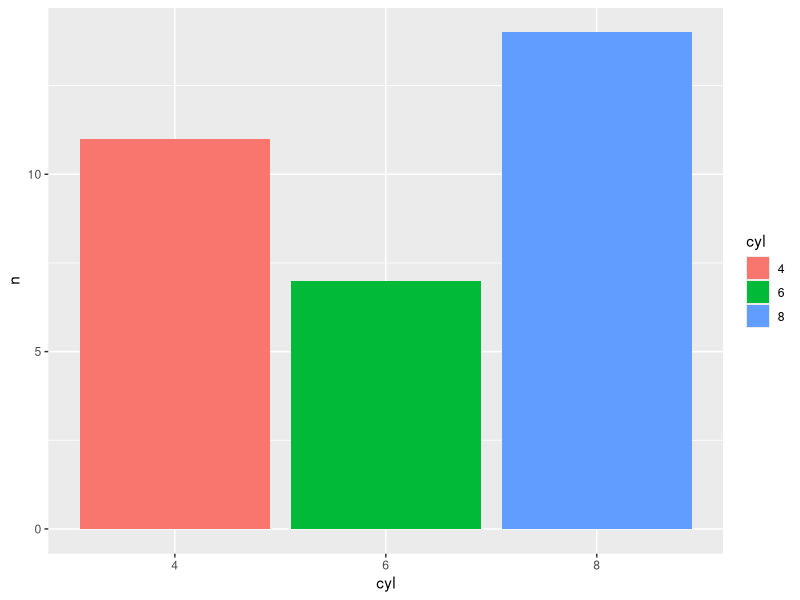

Write R code to recreate this figure. (Note: this script raises an error after producing the figure.)
library(ggplot2)
library(dplyr)
library(tidyr)
library(tibble)

scale_color_brand <- function(palette = "qual", brand_palettes = palettes(), reverse = FALSE, ...) {
  pal <- switch(palette,
                qual = brand_palettes$qualitative,
                seq1 = brand_palettes$sequential1,
                seq2 = brand_palettes$sequential2,
                seq3 = brand_palettes$sequential3,
                div  = brand_palettes$diverging,
                stop("Invalid palette name"))
  if (reverse) pal <- rev(pal)
  if (palette == "qual") {
    scale_color_manual(values = pal, ...)
  } else {
    scale_color_gradientn(colors = pal, ...)
  }
}

scale_fill_brand <- function(palette = "qual", brand_palettes = palettes(), reverse = FALSE, ...) {
  pal <- switch(palette,
                qual = brand_palettes$qualitative,
                seq1 = brand_palettes$sequential1,
                seq2 = brand_palettes$sequential2,
                seq3 = brand_palettes$sequential3,
                div  = brand_palettes$diverging,
                stop("Invalid palette name"))
  if (reverse) pal <- rev(pal)
  if (palette == "qual") {
    scale_fill_manual(values = pal, ...)
  } else {
    scale_fill_gradientn(colors = pal, ...)
  }
}

theme_brand <- function(colors = colors_list,
                        base_size = 12,
                        base_theme = "minimal",
                        title_font = "Arial",
                        text_font = "Arial",
                         ...) {

  # Select base theme
  base <- switch(base_theme,
                 minimal = theme_minimal(base_size = base_size, base_family = text_font),
                 bw = theme_bw(base_size = base_size, base_family = text_font),
                 classic = theme_classic(base_size = base_size, base_family = text_font),
                 theme_minimal(base_size = base_size, base_family = text_font))

  # Customize theme
  base +
    ggplot2::theme(
      # Text elements
      plot.title = ggplot2::element_text(
        family = title_font,
        size = base_size * 1.5,
        color = colors$primary,
        margin = ggplot2::margin(b = 10)
      ),
      plot.subtitle = ggplot2::element_text(
        family = text_font,
        size = base_size * 1.2,
        color = colors$secondary,
        margin = ggplot2::margin(b = 10)
      ),

      # Plot elements
      plot.background = ggplot2::element_rect(fill = colors$background, color = NA),
      panel.background = ggplot2::element_rect(fill = colors$background, color = NA),

      # Axis elements
      axis.title = ggplot2::element_text(color = colors$foreground),
      axis.text = ggplot2::element_text(color = colors$foreground),

      # Legend elements
      legend.title = ggplot2::element_text(family = text_font, color = colors$foreground),
      legend.text = ggplot2::element_text(family = text_font, color = colors$foreground),

      # Additional customizations
      plot.title.position = "plot",
      ...
    )
}

bar_data <- mtcars |>
  count(cyl) |>
  mutate(cyl = as.factor(cyl))

bar_plot <- ggplot(bar_data, aes(x = cyl, y = n, fill = cyl)) +
  geom_bar(stat = "identity")

bar_plot +
  scale_fill_brand(palette = "qual") +
  labs(title ='scale_fill_brand(palette = "qual")',
       subtitle = 'theme_brand()') +
  theme_brand()


scatter_plot <- ggplot(iris, aes(x = Sepal.Length, y = Sepal.Width, color = Petal.Length)) +
  geom_point()

scatter_plot + scale_color_brand(palette = "seq1") + labs(title ='scale_fill_brand(palette = "seq1")', subtitle = 'theme_brand()') + theme_brand()
scatter_plot + scale_color_brand(palette = "seq2") + labs(title ='scale_fill_brand(palette = "seq2")', subtitle = 'theme_brand()') + theme_brand()
scatter_plot + scale_color_brand(palette = "seq3") + labs(title ='scale_fill_brand(palette = "seq3")', subtitle = 'theme_brand()') + theme_brand()
scatter_plot + scale_color_brand(palette = "seq1") + labs(title ='scale_fill_brand(palette = "seq1")', subtitle = 'theme_brand(base_theme = "classic")') + theme_brand(base_theme = "classic")



box_plot <- ggplot(ToothGrowth, aes(x = as.factor(dose), y = len, fill = as.factor(dose))) +
  geom_boxplot()

box_plot + scale_fill_brand(palette = "qual") + labs(title ='scale_fill_brand(palette = "qual")', subtitle = 'theme_brand()') + theme_brand()



arrests_data <- USArrests |>
  rownames_to_column(var = "State") |>
  pivot_longer(cols = -State, names_to = "Crime", values_to = "Rate") |>
  filter(Crime != "UrbanPop")

heat_map <- ggplot(arrests_data, aes(x = Crime, y = State, fill = Rate)) +
  geom_tile()

heat_map + scale_fill_brand(palette = "seq1") + labs(title ='scale_fill_brand(palette = "seq1")', subtitle = 'theme_brand()') + theme_brand()
heat_map + scale_fill_brand(palette = "seq2") + labs(title ='scale_fill_brand(palette = "seq2")', subtitle = 'theme_brand()') + theme_brand()
heat_map + scale_fill_brand(palette = "seq3") + labs(title ='scale_fill_brand(palette = "seq3")', subtitle = 'theme_brand()') + theme_brand()


density_plot <- ggplot(mtcars, aes(x = qsec, fill = as.factor(gear))) +
  geom_density(alpha = 0.7)

density_plot + scale_fill_brand(palette = "qual") + labs(title ='scale_fill_brand(palette = "qual")', subtitle = 'theme_brand()') + theme_brand()




facet_hist <- ggplot(mpg, aes(x = hwy, fill = class)) +
  geom_histogram(binwidth = 2) +
  facet_wrap(~class, scales = "free_y")

facet_hist + scale_fill_brand(palette = "qual") + labs(title ='scale_fill_brand(palette = "qual")', subtitle = 'theme_brand()') + theme_brand()




cor_mtcars <- cor(mtcars)
cor_data <- as.data.frame(as.table(cor_mtcars))
names(cor_data) <- c("Var1", "Var2", "Correlation")

# Create heatmap with custom diverging palette
diverging_heatmap <- ggplot(cor_data, aes(x = Var1, y = Var2, fill = Correlation)) +
  geom_tile(color = "white", size = 0.5)

diverging_heatmap + scale_fill_brand(palette = "div", limits = c(-1, 1)) + labs(title ='scale_fill_brand(palette = "div")', subtitle = 'theme_brand()') + theme_brand()






scatter_diverging <- ggplot(mtcars, aes(x = wt, y = mpg, color = disp)) +
  geom_point(size = 4, alpha = 0.8)

scatter_diverging + scale_color_brand(palette = "div") +
  labs(title ='scale_color_brand(palette = "div")', subtitle = 'theme_brand()') + theme_brand()
